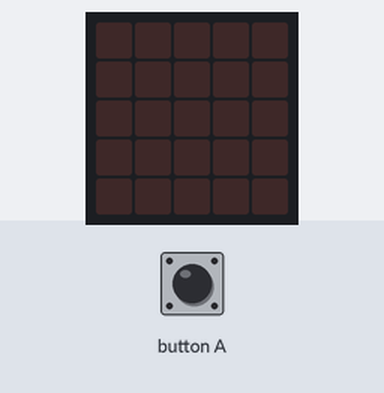
Recording of a program running on a simulated BBC micro:bit (MakeCode). Parts: the board's 5×5 LED display. Inputs (shaded band) come from the test bench. Random numbers come from a fixed seed.

Above: at 1.2 s.
1.3 s: button A pressed for 0.15 s
At 2.0 s:
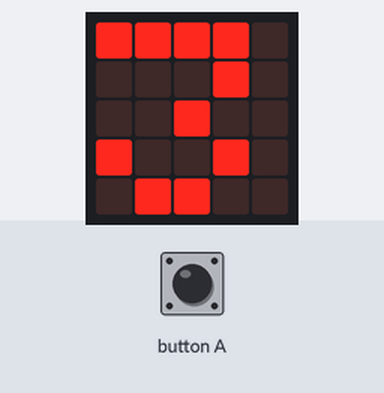
2.9 s: button A pressed for 0.15 s
At 4.2 s:
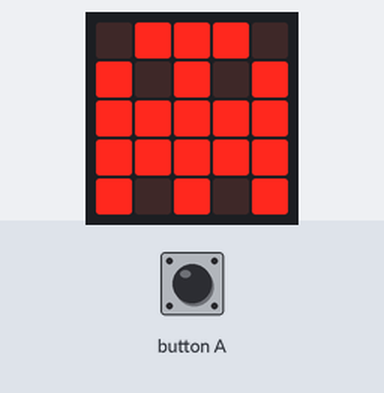
4.5 s: button A pressed for 0.15 s
At 5.6 s:
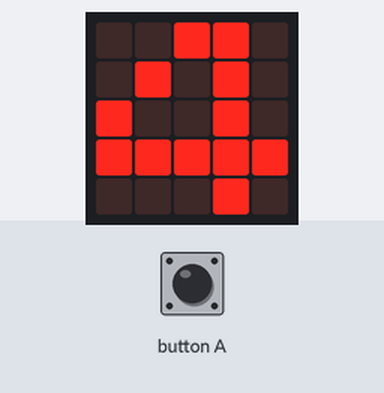
Timing chart, 0 to 7.5 s (numbered marks = the images above; inputs shaded):
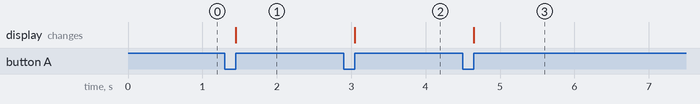

Measured:
- after the input at 1.3 s, the display: changes after 0.15 s (image 1)
- after the input at 2.9 s, the display: changes after 0.15 s (image 2)
- after the input at 4.5 s, the display: changes after 0.15 s (image 3)

The program:

main.ts
```typescript
input.onButtonPressed(Button.A, function () {
    if (Math.randomBoolean()) {
        basic.showNumber(randint(1, 4))
    } else {
        if (Math.randomBoolean()) {
            basic.showIcon(IconNames.Ghost)
        } else {
            basic.showNumber(randint(1, 4))
        }
    }
})
```

test.ts
```typescript
// tests gaan hier; deze zal niet worden gecompileerd wanneer dit pakket wordt gebruikt als extensie.
```
